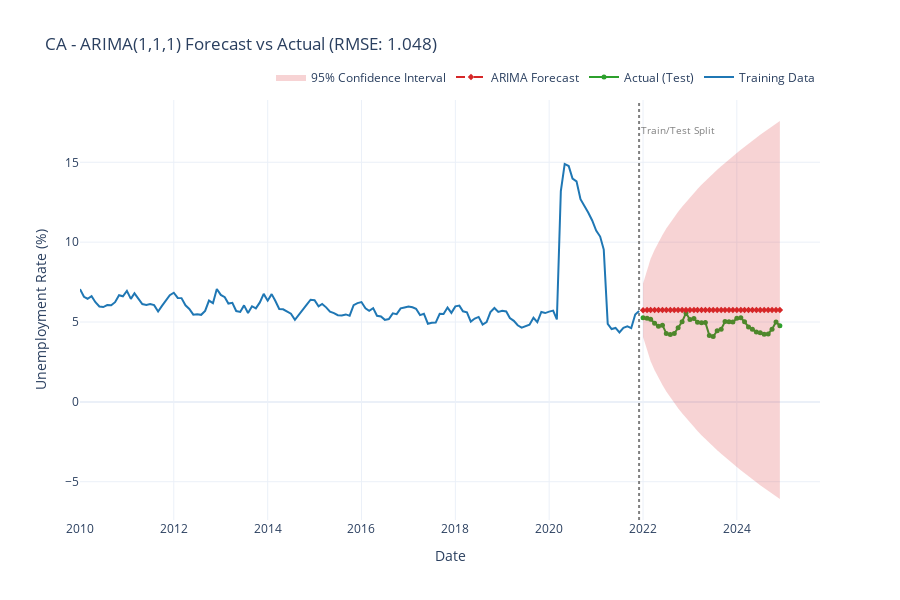

Source (notebook cell):
### Code cell
# ============================================================================ # VISUALIZE ARIMA FORECAST - Single State Mode Only # ============================================================================ if ANALYSIS_MODE == 'single-state': # Visualize ARIMA forecast fig3 = go.Figure() # Historical training data fig3.add_trace(go.Scatter( x=train.index, y=train.values, mode='lines', name='Training Data', line=dict(color='#1f77b4', width=2) )) # Actual test data fig3.add_trace(go.Scatter( x=test.index, y=test.values, mode='lines+markers', name='Actual (Test)', line=dict(color='#2ca02c', width=2), marker=dict(size=5) )) # ARIMA Forecast fig3.add_trace(go.Scatter( x=test.index, y=forecast, mode='lines+markers', name='ARIMA Forecast', line=dict(color='#d62728', width=2, dash='dash'), marker=dict(size=5, symbol='diamond') )) # 95% Confidence interval fig3.add_trace(go.Scatter( x=test.index, y=forecast_ci.iloc[:, 1], mode='lines', line=dict(width=0), showlegend=False, hoverinfo='skip' )) fig3.add_trace(go.Scatter( x=test.index, y=forecast_ci.iloc[:, 0], mode='lines', line=dict(width=0), fill='tonexty', fillcolor='rgba(214, 39, 40, 0.2)', name='95% Confidence Interval', hoverinfo='skip' )) fig3.update_layout( title=f'{SELECTED_STATE} - ARIMA(1,1,1) Forecast vs Actual (RMSE: {rmse:.3f})', xaxis_title='Date', yaxis_title='Unemployment Rate (%)', template='plotly_white', height=600, hovermode='x unified', legend=dict( orientation="h", yanchor="bottom", y=1.02, xanchor="right", x=1 ) ) # Add vertical line at train/test split using add_shape (more compatible) fig3.add_shape( type="line", x0=train.index[-1], x1=train.index[-1], y0=0, y1=1, yref="paper", line=dict(color="gray", width=2, dash="dot") ) # Add annotation for the train/test split line fig3.add_annotation( x=train.index[-1], y=0.95, yref="paper", text="Train/Test Split", showarrow=False, xanchor="left", font=dict(size=10, color="gray") ) fig3.show() print(f"\n Forecast Quality Assessment:") print(f" • RMSE: {rmse:.3f}pp (lower is better)") print(f" • MAE: {mae:.3f}pp (average absolute error)") print(f" • Test period: {len(test)} months") print(f" • Confidence intervals show uncertainty range") else: print("WARNING: Skipping ARIMA visualization (multi-state mode active)")
